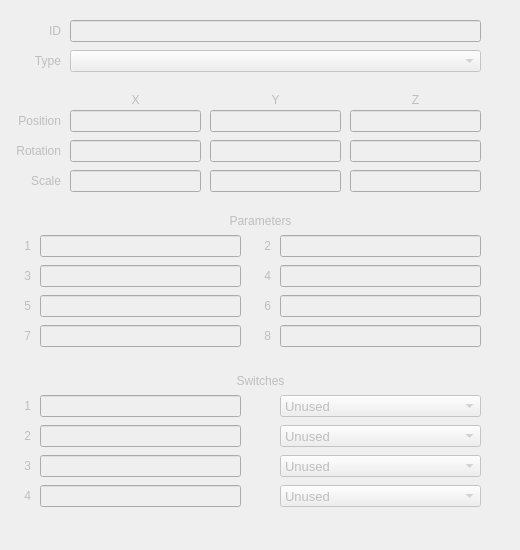
    <widget class="QWidget" name="tab">
     <attribute name="title">
      <string>Main Data</string>
     </attribute>
     <widget class="QGroupBox" name="groupBox">
      <property name="geometry">
       <rect>
        <x>0</x>
        <y>0</y>
        <width>511</width>
        <height>541</height>
       </rect>
      </property>
      <property name="font">
       <font>
        <pointsize>16</pointsize>
       </font>
      </property>
      <property name="styleSheet">
       <string notr="true">QGroupBox#groupBox {border:0;}</string>
      </property>
      <property name="title">
       <string/>
      </property>
      <property name="alignment">
       <set>Qt::AlignCenter</set>
      </property>
      <property name="flat">
       <bool>true</bool>
      </property>
      <widget class="QLabel" name="label_4">
       <property name="enabled">
        <bool>false</bool>
       </property>
       <property name="geometry">
        <rect>
         <x>10</x>
         <y>50</y>
         <width>51</width>
         <height>22</height>
        </rect>
       </property>
       <property name="font">
        <font>
         <pointsize>9</pointsize>
        </font>
       </property>
       <property name="text">
        <string>Type</string>
       </property>
       <property name="alignment">
        <set>Qt::AlignRight|Qt::AlignTrailing|Qt::AlignVCenter</set>
       </property>
      </widget>
      <widget class="QLineEdit" name="dataPos_X">
       <property name="enabled">
        <bool>false</bool>
       </property>
       <property name="geometry">
        <rect>
         <x>70</x>
         <y>110</y>
         <width>131</width>
         <height>22</height>
        </rect>
       </property>
       <property name="font">
        <font>
         <pointsize>10</pointsize>
        </font>
       </property>
      </widget>
      <widget class="QLabel" name="label_6">
       <property name="enabled">
        <bool>false</bool>
       </property>
       <property name="geometry">
        <rect>
         <x>10</x>
         <y>110</y>
         <width>51</width>
         <height>22</height>
        </rect>
       </property>
       <property name="font">
        <font>
         <pointsize>9</pointsize>
        </font>
       </property>
       <property name="text">
        <string>Position</string>
       </property>
       <property name="alignment">
        <set>Qt::AlignRight|Qt::AlignTrailing|Qt::AlignVCenter</set>
       </property>
      </widget>
      <widget class="QLineEdit" name="dataPos_Y">
       <property name="enabled">
        <bool>false</bool>
       </property>
       <property name="geometry">
        <rect>
         <x>210</x>
         <y>110</y>
         <width>131</width>
         <height>22</height>
        </rect>
       </property>
       <property name="font">
        <font>
         <pointsize>10</pointsize>
        </font>
       </property>
      </widget>
      <widget class="QLineEdit" name="dataPos_Z">
       <property name="enabled">
        <bool>false</bool>
       </property>
       <property name="geometry">
        <rect>
         <x>350</x>
         <y>110</y>
         <width>131</width>
         <height>22</height>
        </rect>
       </property>
       <property name="font">
        <font>
         <pointsize>10</pointsize>
        </font>
       </property>
      </widget>
      <widget class="QLineEdit" name="dataRot_Y">
       <property name="enabled">
        <bool>false</bool>
       </property>
       <property name="geometry">
        <rect>
         <x>210</x>
         <y>140</y>
         <width>131</width>
         <height>22</height>
        </rect>
       </property>
       <property name="font">
        <font>
         <pointsize>10</pointsize>
        </font>
       </property>
      </widget>
      <widget class="QLabel" name="label_7">
       <property name="enabled">
        <bool>false</bool>
       </property>
       <property name="geometry">
        <rect>
         <x>10</x>
         <y>140</y>
         <width>51</width>
         <height>22</height>
        </rect>
       </property>
       <property name="font">
        <font>
         <pointsize>9</pointsize>
        </font>
       </property>
       <property name="text">
        <string>Rotation</string>
       </property>
       <property name="alignment">
        <set>Qt::AlignRight|Qt::AlignTrailing|Qt::AlignVCenter</set>
       </property>
      </widget>
      <widget class="QLineEdit" name="dataRot_X">
       <property name="enabled">
        <bool>false</bool>
       </property>
       <property name="geometry">
        <rect>
         <x>70</x>
         <y>140</y>
         <width>131</width>
         <height>22</height>
        </rect>
       </property>
       <property name="font">
        <font>
         <pointsize>10</pointsize>
        </font>
       </property>
      </widget>
      <widget class="QLineEdit" name="dataRot_Z">
       <property name="enabled">
        <bool>false</bool>
       </property>
       <property name="geometry">
        <rect>
         <x>350</x>
         <y>140</y>
         <width>131</width>
         <height>22</height>
        </rect>
       </property>
       <property name="font">
        <font>
         <pointsize>10</pointsize>
        </font>
       </property>
      </widget>
      <widget class="QLineEdit" name="dataScale_Y">
       <property name="enabled">
        <bool>false</bool>
       </property>
       <property name="geometry">
        <rect>
         <x>210</x>
         <y>170</y>
         <width>131</width>
         <height>22</height>
        </rect>
       </property>
       <property name="font">
        <font>
         <pointsize>10</pointsize>
        </font>
       </property>
      </widget>
      <widget class="QLabel" name="label_8">
       <property name="enabled">
        <bool>false</bool>
       </property>
       <property name="geometry">
        <rect>
         <x>10</x>
         <y>170</y>
         <width>51</width>
         <height>22</height>
        </rect>
       </property>
       <property name="font">
        <font>
         <pointsize>9</pointsize>
        </font>
       </property>
       <property name="text">
        <string>Scale</string>
       </property>
       <property name="alignment">
        <set>Qt::AlignRight|Qt::AlignTrailing|Qt::AlignVCenter</set>
       </property>
      </widget>
      <widget class="QLineEdit" name="dataScale_X">
       <property name="enabled">
        <bool>false</bool>
       </property>
       <property name="geometry">
        <rect>
         <x>70</x>
         <y>170</y>
         <width>131</width>
         <height>22</height>
        </rect>
       </property>
       <property name="font">
        <font>
         <pointsize>10</pointsize>
        </font>
       </property>
      </widget>
      <widget class="QLineEdit" name="dataScale_Z">
       <property name="enabled">
        <bool>false</bool>
       </property>
       <property name="geometry">
        <rect>
         <x>350</x>
         <y>170</y>
         <width>131</width>
         <height>22</height>
        </rect>
       </property>
       <property name="font">
        <font>
         <pointsize>10</pointsize>
        </font>
       </property>
      </widget>
      <widget class="QLabel" name="label_10">
       <property name="enabled">
        <bool>false</bool>
       </property>
       <property name="geometry">
        <rect>
         <x>70</x>
         <y>90</y>
         <width>131</width>
         <height>20</height>
        </rect>
       </property>
       <property name="font">
        <font>
         <pointsize>9</pointsize>
        </font>
       </property>
       <property name="text">
        <string>X</string>
       </property>
       <property name="alignment">
        <set>Qt::AlignCenter</set>
       </property>
      </widget>
      <widget class="QLabel" name="label_11">
       <property name="enabled">
        <bool>false</bool>
       </property>
       <property name="geometry">
        <rect>
         <x>210</x>
         <y>90</y>
         <width>131</width>
         <height>20</height>
        </rect>
       </property>
       <property name="font">
        <font>
         <pointsize>9</pointsize>
        </font>
       </property>
       <property name="text">
        <string>Y</string>
       </property>
       <property name="alignment">
        <set>Qt::AlignCenter</set>
       </property>
      </widget>
      <widget class="QLabel" name="label_12">
       <property name="enabled">
        <bool>false</bool>
       </property>
       <property name="geometry">
        <rect>
         <x>350</x>
         <y>90</y>
         <width>131</width>
         <height>20</height>
        </rect>
       </property>
       <property name="font">
        <font>
         <pointsize>9</pointsize>
        </font>
       </property>
       <property name="text">
        <string>Z</string>
       </property>
       <property name="alignment">
        <set>Qt::AlignCenter</set>
       </property>
      </widget>
      <widget class="QLineEdit" name="dataParameters_0">
       <property name="enabled">
        <bool>false</bool>
       </property>
       <property name="geometry">
        <rect>
         <x>40</x>
         <y>235</y>
         <width>201</width>
         <height>22</height>
        </rect>
       </property>
       <property name="font">
        <font>
         <pointsize>9</pointsize>
        </font>
       </property>
      </widget>
      <widget class="QLineEdit" name="dataParameters_1">
       <property name="enabled">
        <bool>false</bool>
       </property>
       <property name="geometry">
        <rect>
         <x>280</x>
         <y>235</y>
         <width>201</width>
         <height>22</height>
        </rect>
       </property>
       <property name="font">
        <font>
         <pointsize>9</pointsize>
        </font>
       </property>
      </widget>
      <widget class="QLabel" name="label_15">
       <property name="enabled">
        <bool>false</bool>
       </property>
       <property name="geometry">
        <rect>
         <x>40</x>
         <y>210</y>
         <width>441</width>
         <height>21</height>
        </rect>
       </property>
       <property name="font">
        <font>
         <pointsize>9</pointsize>
        </font>
       </property>
       <property name="text">
        <string>Parameters</string>
       </property>
       <property name="alignment">
        <set>Qt::AlignCenter</set>
       </property>
      </widget>
      <widget class="QLineEdit" name="dataParameters_2">
       <property name="enabled">
        <bool>false</bool>
       </property>
       <property name="geometry">
        <rect>
         <x>40</x>
         <y>265</y>
         <width>201</width>
         <height>22</height>
        </rect>
       </property>
       <property name="font">
        <font>
         <pointsize>9</pointsize>
        </font>
       </property>
      </widget>
      <widget class="QLineEdit" name="dataParameters_3">
       <property name="enabled">
        <bool>false</bool>
       </property>
       <property name="geometry">
        <rect>
         <x>280</x>
         <y>265</y>
         <width>201</width>
         <height>22</height>
        </rect>
       </property>
       <property name="font">
        <font>
         <pointsize>9</pointsize>
        </font>
       </property>
      </widget>
      <widget class="QLineEdit" name="dataParameters_6">
       <property name="enabled">
        <bool>false</bool>
       </property>
       <property name="geometry">
        <rect>
         <x>40</x>
         <y>325</y>
         <width>201</width>
         <height>22</height>
        </rect>
       </property>
       <property name="font">
        <font>
         <pointsize>9</pointsize>
        </font>
       </property>
      </widget>
      <widget class="QLineEdit" name="dataParameters_4">
       <property name="enabled">
        <bool>false</bool>
       </property>
       <property name="geometry">
        <rect>
         <x>40</x>
         <y>295</y>
         <width>201</width>
         <height>22</height>
        </rect>
       </property>
       <property name="font">
        <font>
         <pointsize>9</pointsize>
        </font>
       </property>
      </widget>
      <widget class="QLineEdit" name="dataParameters_7">
       <property name="enabled">
        <bool>false</bool>
       </property>
       <property name="geometry">
        <rect>
         <x>280</x>
         <y>325</y>
         <width>201</width>
         <height>22</height>
        </rect>
       </property>
       <property name="font">
        <font>
         <pointsize>9</pointsize>
        </font>
       </property>
      </widget>
      <widget class="QLineEdit" name="dataParameters_5">
       <property name="enabled">
        <bool>false</bool>
       </property>
       <property name="geometry">
        <rect>
         <x>280</x>
         <y>295</y>
         <width>201</width>
         <height>22</height>
        </rect>
       </property>
       <property name="font">
        <font>
         <pointsize>9</pointsize>
        </font>
       </property>
      </widget>
      <widget class="QLabel" name="label_16">
       <property name="enabled">
        <bool>false</bool>
       </property>
       <property name="geometry">
        <rect>
         <x>40</x>
         <y>370</y>
         <width>441</width>
         <height>21</height>
        </rect>
       </property>
       <property name="font">
        <font>
         <pointsize>9</pointsize>
        </font>
       </property>
       <property name="text">
        <string>Switches</string>
       </property>
       <property name="alignment">
        <set>Qt::AlignCenter</set>
       </property>
      </widget>
      <widget class="QLineEdit" name="dataSwitches_0">
       <property name="enabled">
        <bool>false</bool>
       </property>
       <property name="geometry">
        <rect>
         <x>40</x>
         <y>395</y>
         <width>201</width>
         <height>22</height>
        </rect>
       </property>
       <property name="font">
        <font>
         <pointsize>10</pointsize>
        </font>
       </property>
      </widget>
      <widget class="QComboBox" name="comboBox">
       <property name="enabled">
        <bool>false</bool>
       </property>
       <property name="geometry">
        <rect>
         <x>280</x>
         <y>395</y>
         <width>201</width>
         <height>22</height>
        </rect>
       </property>
       <property name="font">
        <font>
         <pointsize>10</pointsize>
        </font>
       </property>
       <property name="currentIndex">
        <number>4</number>
       </property>
       <item>
        <property name="text">
         <string>Local Flag</string>
        </property>
       </item>
       <item>
        <property name="text">
         <string>Global Flag</string>
        </property>
       </item>
       <item>
        <property name="text">
         <string>Hardcoded Value</string>
        </property>
       </item>
       <item>
        <property name="text">
         <string>Panel Flag</string>
        </property>
       </item>
       <item>
        <property name="text">
         <string>Unused</string>
        </property>
       </item>
      </widget>
      <widget class="QLabel" name="label_17">
       <property name="enabled">
        <bool>false</bool>
       </property>
       <property name="geometry">
        <rect>
         <x>10</x>
         <y>265</y>
         <width>21</width>
         <height>22</height>
        </rect>
       </property>
       <property name="font">
        <font>
         <pointsize>9</pointsize>
        </font>
       </property>
       <property name="text">
        <string>3</string>
       </property>
       <property name="alignment">
        <set>Qt::AlignRight|Qt::AlignTrailing|Qt::AlignVCenter</set>
       </property>
      </widget>
      <widget class="QLabel" name="label_18">
       <property name="enabled">
        <bool>false</bool>
       </property>
       <property name="geometry">
        <rect>
         <x>10</x>
         <y>295</y>
         <width>21</width>
         <height>22</height>
        </rect>
       </property>
       <property name="font">
        <font>
         <pointsize>9</pointsize>
        </font>
       </property>
       <property name="text">
        <string>5</string>
       </property>
       <property name="alignment">
        <set>Qt::AlignRight|Qt::AlignTrailing|Qt::AlignVCenter</set>
       </property>
      </widget>
      <widget class="QLabel" name="label_19">
       <property name="enabled">
        <bool>false</bool>
       </property>
       <property name="geometry">
        <rect>
         <x>10</x>
         <y>325</y>
         <width>21</width>
         <height>22</height>
        </rect>
       </property>
       <property name="font">
        <font>
         <pointsize>9</pointsize>
        </font>
       </property>
       <property name="text">
        <string>7</string>
       </property>
       <property name="alignment">
        <set>Qt::AlignRight|Qt::AlignTrailing|Qt::AlignVCenter</set>
       </property>
      </widget>
      <widget class="QLabel" name="label_20">
       <property name="enabled">
        <bool>false</bool>
       </property>
       <property name="geometry">
        <rect>
         <x>250</x>
         <y>265</y>
         <width>21</width>
         <height>22</height>
        </rect>
       </property>
       <property name="font">
        <font>
         <pointsize>9</pointsize>
        </font>
       </property>
       <property name="text">
        <string>4</string>
       </property>
       <property name="alignment">
        <set>Qt::AlignRight|Qt::AlignTrailing|Qt::AlignVCenter</set>
       </property>
      </widget>
      <widget class="QLabel" name="label_21">
       <property name="enabled">
        <bool>false</bool>
       </property>
       <property name="geometry">
        <rect>
         <x>250</x>
         <y>295</y>
         <width>21</width>
         <height>22</height>
        </rect>
       </property>
       <property name="font">
        <font>
         <pointsize>9</pointsize>
        </font>
       </property>
       <property name="text">
        <string>6</string>
       </property>
       <property name="alignment">
        <set>Qt::AlignRight|Qt::AlignTrailing|Qt::AlignVCenter</set>
       </property>
      </widget>
      <widget class="QLabel" name="label_22">
       <property name="enabled">
        <bool>false</bool>
       </property>
       <property name="geometry">
        <rect>
         <x>250</x>
         <y>325</y>
         <width>21</width>
         <height>22</height>
        </rect>
       </property>
       <property name="font">
        <font>
         <pointsize>9</pointsize>
        </font>
       </property>
       <property name="text">
        <string>8</string>
       </property>
       <property name="alignment">
        <set>Qt::AlignRight|Qt::AlignTrailing|Qt::AlignVCenter</set>
       </property>
      </widget>
      <widget class="QLabel" name="label_23">
       <property name="enabled">
        <bool>false</bool>
       </property>
       <property name="geometry">
        <rect>
         <x>10</x>
         <y>235</y>
         <width>21</width>
         <height>22</height>
        </rect>
       </property>
       <property name="font">
        <font>
         <pointsize>9</pointsize>
        </font>
       </property>
       <property name="text">
        <string>1</string>
       </property>
       <property name="alignment">
        <set>Qt::AlignRight|Qt::AlignTrailing|Qt::AlignVCenter</set>
       </property>
      </widget>
      <widget class="QLabel" name="label_24">
       <property name="enabled">
        <bool>false</bool>
       </property>
       <property name="geometry">
        <rect>
         <x>250</x>
         <y>235</y>
         <width>21</width>
         <height>22</height>
        </rect>
       </property>
       <property name="font">
        <font>
         <pointsize>9</pointsize>
        </font>
       </property>
       <property name="text">
        <string>2</string>
       </property>
       <property name="alignment">
        <set>Qt::AlignRight|Qt::AlignTrailing|Qt::AlignVCenter</set>
       </property>
      </widget>
      <widget class="QLabel" name="label_25">
       <property name="enabled">
        <bool>false</bool>
       </property>
       <property name="geometry">
        <rect>
         <x>10</x>
         <y>395</y>
         <width>21</width>
         <height>22</height>
        </rect>
       </property>
       <property name="font">
        <font>
         <pointsize>9</pointsize>
        </font>
       </property>
       <property name="text">
        <string>1</string>
       </property>
       <property name="alignment">
        <set>Qt::AlignRight|Qt::AlignTrailing|Qt::AlignVCenter</set>
       </property>
      </widget>
      <widget class="QLabel" name="label_26">
       <property name="enabled">
        <bool>false</bool>
       </property>
       <property name="geometry">
        <rect>
         <x>10</x>
         <y>425</y>
         <width>21</width>
         <height>22</height>
        </rect>
       </property>
       <property name="font">
        <font>
         <pointsize>9</pointsize>
        </font>
       </property>
       <property name="text">
        <string>2</string>
       </property>
       <property name="alignment">
        <set>Qt::AlignRight|Qt::AlignTrailing|Qt::AlignVCenter</set>
       </property>
      </widget>
      <widget class="QLineEdit" name="dataSwitches_1">
       <property name="enabled">
        <bool>false</bool>
       </property>
       <property name="geometry">
        <rect>
         <x>40</x>
         <y>425</y>
         <width>201</width>
         <height>22</height>
        </rect>
       </property>
       <property name="font">
        <font>
         <pointsize>10</pointsize>
        </font>
       </property>
      </widget>
      <widget class="QComboBox" name="comboBox_2">
       <property name="enabled">
        <bool>false</bool>
       </property>
       <property name="geometry">
        <rect>
         <x>280</x>
         <y>425</y>
         <width>201</width>
         <height>22</height>
        </rect>
       </property>
       <property name="font">
        <font>
         <pointsize>10</pointsize>
        </font>
       </property>
       <property name="currentIndex">
        <number>4</number>
       </property>
       <item>
        <property name="text">
         <string>Local Flag</string>
        </property>
       </item>
       <item>
        <property name="text">
         <string>Global Flag</string>
        </property>
       </item>
       <item>
        <property name="text">
         <string>Hardcoded Value</string>
        </property>
       </item>
       <item>
        <property name="text">
         <string>Panel Flag</string>
        </property>
       </item>
       <item>
        <property name="text">
         <string>Unused</string>
        </property>
       </item>
      </widget>
      <widget class="QLineEdit" name="dataSwitches_3">
       <property name="enabled">
        <bool>false</bool>
       </property>
       <property name="geometry">
        <rect>
         <x>40</x>
         <y>485</y>
         <width>201</width>
         <height>22</height>
        </rect>
       </property>
       <property name="font">
        <font>
         <pointsize>10</pointsize>
        </font>
       </property>
      </widget>
      <widget class="QLabel" name="label_27">
       <property name="enabled">
        <bool>false</bool>
       </property>
       <property name="geometry">
        <rect>
         <x>10</x>
         <y>455</y>
         <width>21</width>
         <height>22</height>
        </rect>
       </property>
       <property name="font">
        <font>
         <pointsize>9</pointsize>
        </font>
       </property>
       <property name="text">
        <string>3</string>
       </property>
       <property name="alignment">
        <set>Qt::AlignRight|Qt::AlignTrailing|Qt::AlignVCenter</set>
       </property>
      </widget>
      <widget class="QLabel" name="label_28">
       <property name="enabled">
        <bool>false</bool>
       </property>
       <property name="geometry">
        <rect>
         <x>10</x>
         <y>485</y>
         <width>21</width>
         <height>22</height>
        </rect>
       </property>
       <property name="font">
        <font>
         <pointsize>9</pointsize>
        </font>
       </property>
       <property name="text">
        <string>4</string>
       </property>
       <property name="alignment">
        <set>Qt::AlignRight|Qt::AlignTrailing|Qt::AlignVCenter</set>
       </property>
      </widget>
      <widget class="QComboBox" name="comboBox_4">
       <property name="enabled">
        <bool>false</bool>
       </property>
       <property name="geometry">
        <rect>
         <x>280</x>
         <y>485</y>
         <width>201</width>
         <height>22</height>
        </rect>
       </property>
       <property name="font">
        <font>
         <pointsize>10</pointsize>
        </font>
       </property>
       <property name="currentIndex">
        <number>4</number>
       </property>
       <item>
        <property name="text">
         <string>Local Flag</string>
        </property>
       </item>
       <item>
        <property name="text">
         <string>Global Flag</string>
        </property>
       </item>
       <item>
        <property name="text">
         <string>Hardcoded Value</string>
        </property>
       </item>
       <item>
        <property name="text">
         <string>Panel Flag</string>
        </property>
       </item>
       <item>
        <property name="text">
         <string>Unused</string>
        </property>
       </item>
      </widget>
      <widget class="QLineEdit" name="dataSwitches_2">
       <property name="enabled">
        <bool>false</bool>
       </property>
       <property name="geometry">
        <rect>
         <x>40</x>
         <y>455</y>
         <width>201</width>
         <height>22</height>
        </rect>
       </property>
       <property name="font">
        <font>
         <pointsize>10</pointsize>
        </font>
       </property>
      </widget>
      <widget class="QComboBox" name="comboBox_3">
       <property name="enabled">
        <bool>false</bool>
       </property>
       <property name="geometry">
        <rect>
         <x>280</x>
         <y>455</y>
         <width>201</width>
         <height>22</height>
        </rect>
       </property>
       <property name="font">
        <font>
         <pointsize>10</pointsize>
        </font>
       </property>
       <property name="currentIndex">
        <number>4</number>
       </property>
       <item>
        <property name="text">
         <string>Local Flag</string>
        </property>
       </item>
       <item>
        <property name="text">
         <string>Global Flag</string>
        </property>
       </item>
       <item>
        <property name="text">
         <string>Hardcoded Value</string>
        </property>
       </item>
       <item>
        <property name="text">
         <string>Panel Flag</string>
        </property>
       </item>
       <item>
        <property name="text">
         <string>Unused</string>
        </property>
       </item>
      </widget>
      <widget class="QComboBox" name="dataType">
       <property name="enabled">
        <bool>false</bool>
       </property>
       <property name="geometry">
        <rect>
         <x>70</x>
         <y>50</y>
         <width>411</width>
         <height>22</height>
        </rect>
       </property>
       <property name="font">
        <font>
         <pointsize>10</pointsize>
        </font>
       </property>
      </widget>
      <widget class="QLineEdit" name="ID_lineEdit">
       <property name="enabled">
        <bool>false</bool>
       </property>
       <property name="geometry">
        <rect>
         <x>70</x>
         <y>20</y>
         <width>411</width>
         <height>22</height>
        </rect>
       </property>
       <property name="readOnly">
        <bool>true</bool>
       </property>
      </widget>
      <widget class="QLabel" name="label_5">
       <property name="enabled">
        <bool>false</bool>
       </property>
       <property name="geometry">
        <rect>
         <x>10</x>
         <y>20</y>
         <width>51</width>
         <height>22</height>
        </rect>
       </property>
       <property name="font">
        <font>
         <pointsize>9</pointsize>
        </font>
       </property>
       <property name="text">
        <string>ID</string>
       </property>
       <property name="alignment">
        <set>Qt::AlignRight|Qt::AlignTrailing|Qt::AlignVCenter</set>
       </property>
      </widget>
     </widget>
    </widget>
